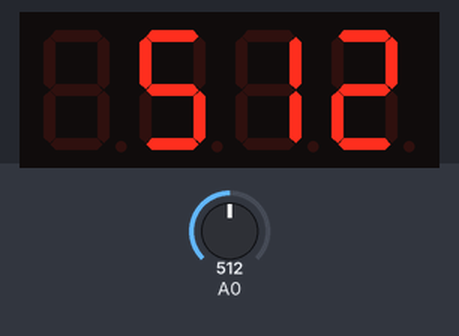
A sketch run on a simulated Arduino Uno, built with avr-gcc and run on an emulated ATmega328P. Parts: 4-digit seven-segment display. Inputs (shaded band) come from the test bench; at power-on: A0 = 512.

Above: at 2.8 s.
2.9 s: A0 set to 716
At 4.8 s:
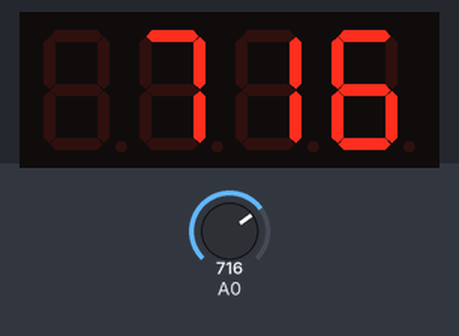
5.6 s: A0 set to 900
At 7.1 s:
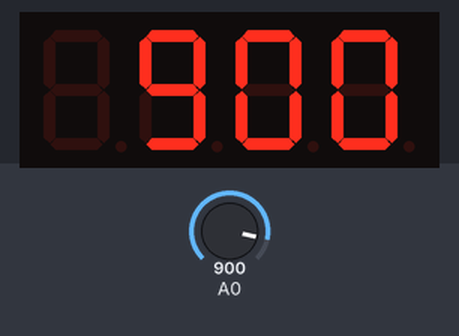
8.3 s: A0 set to 1023
At 10.5 s:
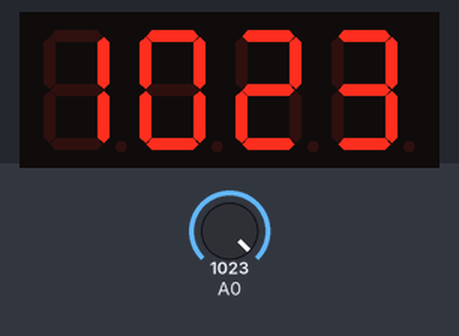
Timing chart, 0 to 12.0 s (numbered marks = the images above; inputs shaded):
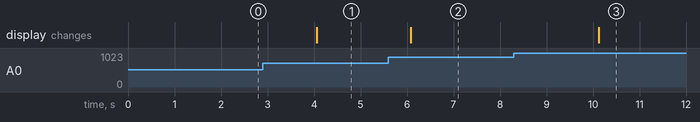

Measured:
- after the input at 2.9 s, the display: changes after 1.2 s (image 1)
- after the input at 5.6 s, the display: changes after 0.49 s (image 2)
- after the input at 8.3 s, the display: changes after 1.8 s (image 3)

The sketch:

0702_5_7segment_Photoresistor.ino
```cpp
// 7 세그먼트 + 온도센서(or 조도센서;Photoresistor)
#include <TM1637Display.h>
#define CLK 3
#define DIO 2

TM1637Display display(CLK, DIO);

void setup() {
  display.setBrightness(0x0f);  // 최대 밝기로 세그먼트 디스플레이 설정
}

void loop() {
  int sensorValue = analogRead(A0);
  // 조도센서 연결했을 때
  display.showNumberDec(sensorValue);

  /* 온도센서 연결했을 때!
  float voltage = sensorValue / 1024.0 * 5.0;
  int temp = round((volatage - 0.5) * 100); // round() : 반올림 함수
  display.showNumberDec(temp);
  */
  delay(2000);
}
```
